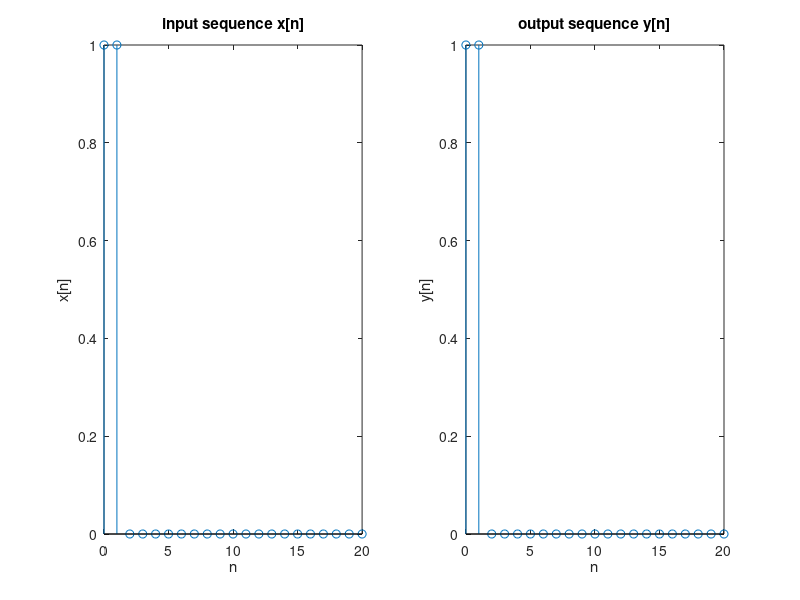

The MATLAB script that drew this image:
%% inbuilt functions
b=input('Enter the coefficients of x: ');
a=input('Enter the coefficients of y: ');

M=length(b)-1;
N=length(a)-1;
initial_conditions=input('Enter the initial conditions for y: ');

ic = filtic(b, a, flip(initial_conditions));
n = 0:20;
x = (n >= 0) - (n >= 2);
y = filter(b, a, x, ic);
 
subplot(121);
stem(n,x);
title('input sequence x[n]');
xlabel('n');
ylabel('x[n]');
subplot(122);
stem(n,y);
 
title('output sequence y[n]');
xlabel('n');
ylabel('y[n]');
disp('y[n]=');
disp(y)

% %y(n)-0.25y(n-1)-0.125y(n-2)=x(n)+0.5x(n-1)
% %x(n)=u(n)-u(n-2)
% %y(-1)=1 and y(-2)=2 , (enter the values as [2 1])
% clc; %clears the console window
% clear all;%deletes the user defined variable in variable browser
% close all;%close the figure window
% %a=[1 -0.25 -0.125]
% %b=[1 0.5]
% b=input('Enter the coefficients of x: ');
% a=input('Enter the coefficients of y: ');
% M=length(b)-1;
% N=length(a)-1;
% IC=input('Enter the initial conditions for y: ');
% %Initial conditions for transposed direct-form II filter 
% ic=filtic(b,a,flip(IC));
% n=[0:20];%number of terms
% %x[n]=u[n]-u[n-2]
% x=[(n>=0)]-[(n>=2)];
% y=filter(b, a, x, ic);
%  
% subplot(211);
% stem(n,x);
% title('input sequence x[n]');
% xlabel('n');
% ylabel('x[n]');
% subplot(212);
% stem(n,y);
%  
% title('output sequence y[n]');
% xlabel('n');
% ylabel('y[n]');
% disp('y[n]=');
% disp(y)